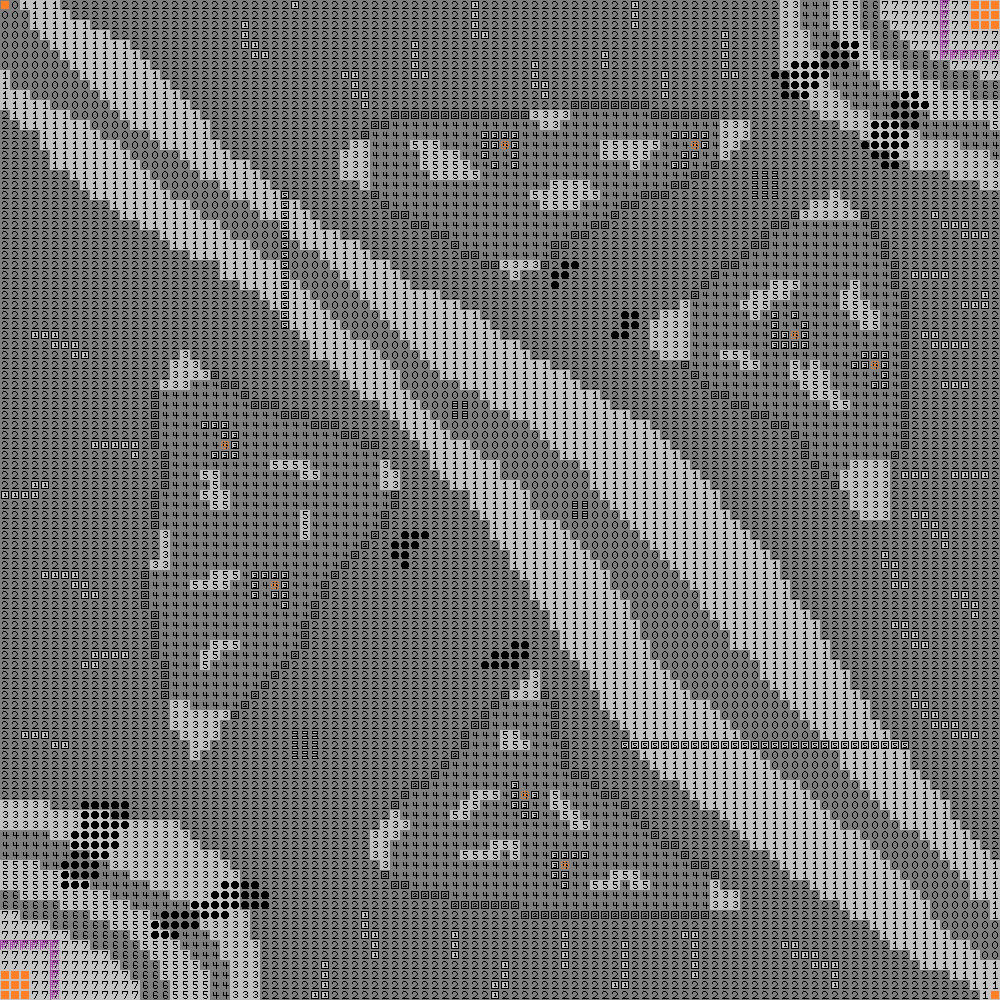

This is a level from a 2D game, rendered from its Tiled map with the project's own tilesets. A one-line summary and the map file follow, with tile-layer data summarised:
An orthogonal 100x100 tile map with 10x10 px tiles, 2 tile layers (Elevation, Features).

<map version="1.0" orientation="orthogonal" renderorder="right-down" width="100" height="100" tilewidth="10" tileheight="10" nextobjectid="1">
 <tileset firstgid="1" name="amazing" tilewidth="10" tileheight="10">
  <image source="AMAZING TILESET.png" width="100" height="20" />
 </tileset>
 <layer name="Elevation" width="100" height="100">
  <data>[10000 cells, 10000 non-empty, 8 distinct tile ids]</data>
 </layer>
 <layer name="Features" width="100" height="100">
  <data>[10000 cells, 797 non-empty, 9 distinct tile ids]</data>
 </layer>
</map>